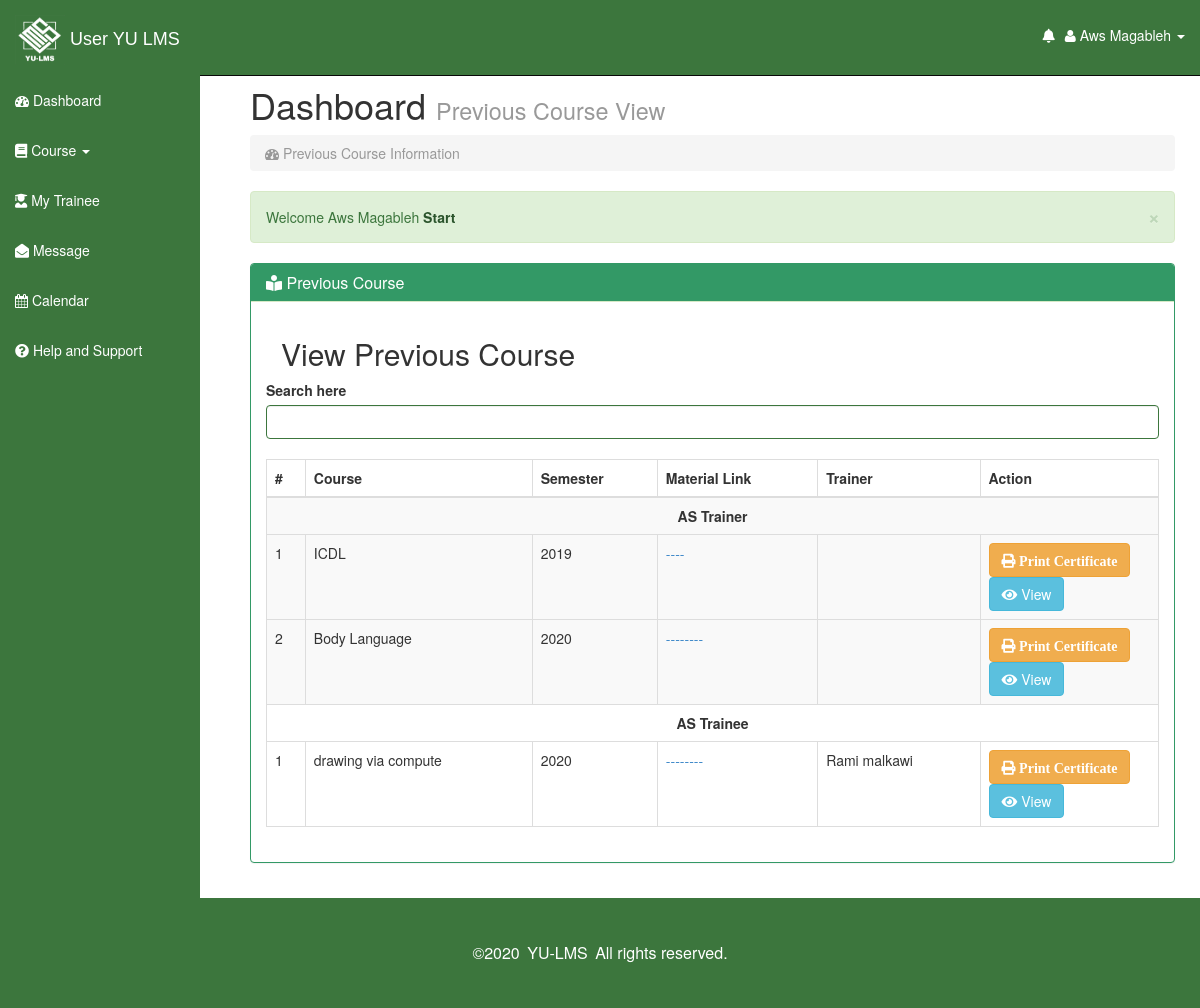
/staff/PreviousCourses.php (signed in), run on the app's committed database.
### tables this page shows
CREATE TABLE `course_table` (
  `course_id` int(10) NOT NULL,
  `course_name` varchar(20) NOT NULL,
  `course_description` varchar(3000) NOT NULL,
  `semester` varchar(15) NOT NULL,
  `course_date` date NOT NULL,
  `course_time` time NOT NULL,
  `material_link` varchar(3000) NOT NULL,
  `course_status` char(1) NOT NULL,
  `admin_id` int(5) NOT NULL,
  `staff_id` int(5) NOT NULL
);

CREATE TABLE `staff_table` (
  `staff_id` int(10) NOT NULL,
  `staff_name` varchar(50) NOT NULL,
  `staff_email` varchar(50) NOT NULL,
  `staff_password` varchar(50) NOT NULL,
  `staff_address` varchar(10) NOT NULL,
  `staff_gender` char(1) NOT NULL,
  `staff_phone_num` varchar(10) NOT NULL,
  `f_id` int(10) NOT NULL
);

### staff/PreviousCourses.php (the view, shortened to what this page needs)
<?php session_start();
include"connect.php";?>
<?php
function course_as_trainer($conn)
{
$staff_id=$_SESSION['staff_ID'];
$table='';
$records="SELECT course_id , course_name,material_link,semester
         FROM course_table WHERE course_status=2 AND staff_id=".$staff_id."";
$result = mysqli_query($conn,$records);
$c = 1;
if(mysqli_num_rows($result)>0)
{
while($row=mysqli_fetch_assoc($result))
{
  $c_id=$row['course_id'];
  $table.="<tr>";
  $table.= " <tr> <td>".$c." </td>";
  $table.= "<td>".$row['course_name']." </td>";
  $table.= "<td>".$row['semester']." </td>";
  $table.= "<td> <a href='".$row['material_link']."'> ".$row['material_link']." </td>";
  $table.= "<td class='text-center'> </td>";
  $table.= "<td width='20%'>
         <a class='btn btn-warning' width='48%' href='printCerti.php?c_id=$c_id&role=1'>
          <i class='fas fa-print'> Print Certificate </i>
        </a>
        <button name='view' id='$c_id' class='btn btn-info view_data_btn ' width='48%'><i class='fas fa-eye'></i>
         View
        </button>
                  </td>
                 </tr>";
                 $c++;
}}
return $table;
}
function course_as_trainee($conn)
{
$staff_id=$_SESSION['staff_ID'];
$table='';
$records="SELECT crs.course_id,course_name,material_link,semester,staff_name
          FROM course_table crs,staff_table stf , take_relation tk
          WHERE course_status=2 and tk.staff_id=$staff_id and crs.course_id = tk.course_id AND crs.staff_id = stf.staff_id ";
$result = mysqli_query($conn,$records);
$c = 1;
if(mysqli_num_rows($result)>0)
{
while($row=mysqli_fetch_assoc($result))
{
  $c_id=$row['course_id'];
  $table.="<tr>";
  $table.= "<tr><td>".$c." </td>";
  $table.= "<td>".$row['course_name']." </td>";
  $table.= "<td>".$row['semester']." </td>";
  $table.= "<td> <a href='".$row['material_link']."'> ".$row['material_link']." </td>";
  $table.= "<td>".$row['staff_name']." </td>";
  $table.= "<td width='20%'>
        <a class='btn btn-warning' width='48%' href='printCerti.php?c_id=$c_id&role=2'>
          <i class='fas fa-print'> Print Certificate </i>
        </a>
        <button name='view' id='$c_id' class='btn btn-info view_data_btn ' width='48%'><i class='fas fa-eye'></i>
         View
        </button>
                  </td>
                 </tr>";
                 $c++;
}}
return $table;
}
?>
<!DOCTYPE html>
<html lang="en">
  <head>
<link rel='stylesheet' href='https://use.fontawesome.com/releases/v5.7.0/css/all.css'>
    <link href="css/bootstrap.css" rel="stylesheet">
    <link href="css/sb-admin.css" rel="stylesheet">
    <link rel="stylesheet" href="font-awesome/css/font-awesome.min.css">
    <link rel="stylesheet" href="http://cdn.oesmith.co.uk/morris-0.4.3.min.css">
    <link rel="stylesheet" type="text/css" href="https://cdnjs.cloudflare.com/ajax/libs/sweetalert/1.1.0/sweetalert.min.css">
  </head>
  <body>
             <?php include 'sidNav.php';?>
      <div id="page-wrapper">
        <div class="row">
          <div class="col-lg-12">
            <h1>Dashboard <small>Previous Course View</small></h1>
            <ol class="breadcrumb">
              <li class="active"><i class="fa fa-dashboard"></i> Previous Course Information </li>
            </ol>
            <div class="alert alert-success alert-dismissable">
              <button type="button" class="close" data-dismiss="alert" aria-hidden="true">&times;</button>
              Welcome <?php echo $_SESSION['staff_user'];?> <a class="alert-link" href="#">Start </a>
            </div>
          </div>
        </div>
        <div class="row">
          <div class="col-lg-12">
            <div class="panel panel-success">
              <div class="panel-heading">
                <h3 class="panel-title"><i class="fas fa-book-reader"></i> Previous Course</h3>
              </div>
              <div class="panel-body">
          <div class="col-lg-12">
            <h2>View Previous Course</h2>
            </div>
            <div class="table-responsive">
              <div class="form-group has-success"> <label for="exampleInputEmail1">Search here </label> <input id="searchdata" type="text" name="searchdata" class="form-control " autocomplete="off" autofocus="autofocus">
                <br>
              <table class="table table-bordered table-hover table-striped tablesorter">
                <thead>
                  <tr>
                    <th>#</th>
                    <th>Course</th>
                    <th>Semester</th>
                    <th>Material Link</th>
                    <th>Trainer</th>
                    <th>Action</th>
                  </tr>
                </thead>
                <tbody id="table">
                  <th colspan=7 class='text-center'>AS Trainer </th> </tr>
                  <?php echo course_as_trainer($conn);?>
                  <th colspan=7 class='text-center'>AS Trainee </th></tr>
                  <?php echo course_as_trainee($conn);?>
                </tbody>
              </table>
            </div>
          </div>
        </div>
    </div>
</div>
</div>
</div>
      </div>
<?php include "footers.php"; ?>
  </body>
</html>

### staff/sidNav.php (shortened to what this page needs)
<div id="wrapper">
    <nav class="navbar navbar-inverse navbar-fixed-top" role="navigation">
      <div class="navbar-header">
        <a class="navbar-brand" style="font-family: 'Do Hyeon', sans-serif;" href="StfIndex.php">
              <img src="img/L4.png"  alt="" style="height: 5rem; width: 5rem;">
               <span>User YU LMS </span>
                  </a>
      </div>
      <div class="collapse navbar-collapse navbar-ex1-collapse">
        <ul class="nav navbar-nav side-nav">
          <li  class=""><a href="StfIndex.php">       <i class="fa fa-dashboard"></i> Dashboard</a></li>
          <li><a data-toggle="collapse" data-parent="#accordion" href="#collapse1" class="collapsed"><i class="fas fa-book"></i> Course  <i class="caret"></i></a></li>
         <li><a href="Trainee.php">    <i class="fas fa-user-graduate"></i> My Trainee</a></li>
          <li><a href="Message.php">    <i class="fas fa-envelope-open"></i> Message</a></li>
          <li><a href="Calendar.php">    <i class="fa fa-calendar"></i> Calendar</a></li>
          <li><a href="" data-toggle="modal" data-target="#support"><i class="fas fa-question-circle"></i> Help and Support</a></li>
        </ul>
         <ul class="nav navbar-nav navbar-right navbar-user">
            <li class="dropdown user-dropdown" style="margin-right:-50px;">
            <a href="#" class="dropdown-toggle" data-toggle="dropdown"></i>
           <i class="fas fa-bell" aria-hidden="true" id="noti_number"></i></a>
          </li>
       <ul class="nav navbar-nav navbar-right navbar-user">
            <li class="dropdown user-dropdown">
            <a href="#" class="dropdown-toggle" data-toggle="dropdown"></i>
           <i class="fa fa-user "> </i> <?php echo $_SESSION['staff_user'];?>
               <b class="caret"></b></a>
          </li>
        </ul>
      </div>
    </nav>

### staff/footers.php (shortened to what this page needs)
<div class="bottom section-padding">
    <div class="container">
        <div class="row">
            <div class="col-md-12 text-center">
                <div class="copyright">
                    <p>©<span>2020</span> <a href="index.php" class="transition">YU-LMS</a> All rights reserved.</p>
                </div>
            </div>
        </div>
    </div>
</div>

### staff/css/sb-admin.css (style rules this page uses)
body { margin-top: 50px; }
.navbar-inverse .navbar-brand { color: white; }
#wrapper { padding-left: 0; }
#page-wrapper { width: 100%; padding: 5px 15px; }
table.tablesorter thead { cursor: pointer; }
@media (min-width:768px) { #wrapper { padding-left: 225px; } }
@media (min-width:768px) { #page-wrapper { padding: 15px 25px; } }
@media (min-width:768px) { .navbar-inverse .navbar-collapse, .navbar-inverse .navbar-form { color: white; padding-bottom: 0px; } }
@media (min-width:768px) { .navbar-collapse { color: white; } }
@media (min-width:768px) { .side-nav { margin-left: -225px; left: 225px; width: 200px; position: fixed; top: 75px; height: 100%; border-radius: 0; border: none; color: white; background-color: #3c763d; overflow-y: auto; } }
@media (min-width:768px) { .navbar-nav > li > a { padding-top: 15px; margin-right: 30px; padding-bottom: 15px; } }
@media (min-width:768px) { .navbar-inverse .navbar-nav > li > a { color: #fff; } }
@media (min-width:768px) { .side-nav>li>a { width: 225px; color: #3c763d ; } }
.navbar-inverse .navbar-nav > li > a { color: #ffffff; border-radius: 10px; }
.navbar-inverse { background-color: #3c763d !important; border-color: #080808; padding-bottom: 15px; }
.navbar-inverse .navbar-collapse, .navbar-inverse .navbar-form { border-color: #101010; margin-top: 10px; }
li>a { color: white; }

### staff/footers.php (style rules this page uses)
.section-padding { padding: 30px 0; }
.bottom { background-color: #3c763d; }
.bottom .copyright { color: #ffff; font-weight: 600; }
.copyright a { color: #ffff; margin-left: 3px; padding-right: 3px; }
.bottom p { margin-bottom: 0; line-height: 50px; font-size: 16px; font-weight: 400; }
.copyright p span { color: #ffff; }
.bottom .copyright p, .bottom .copyright a:hover { color: #ffff; }

### data on the page
course_table: course_name "ICDL", semester "2019", material_link "----"
course_table: course_name "Body Language", semester "2020", material_link "--------"
course_table: course_name "drawing via compute", semester "2020", material_link "--------", staff.staff_name "Rami malkawi"

### other printed values
$_SESSION['staff_user'] "Aws Magableh"
